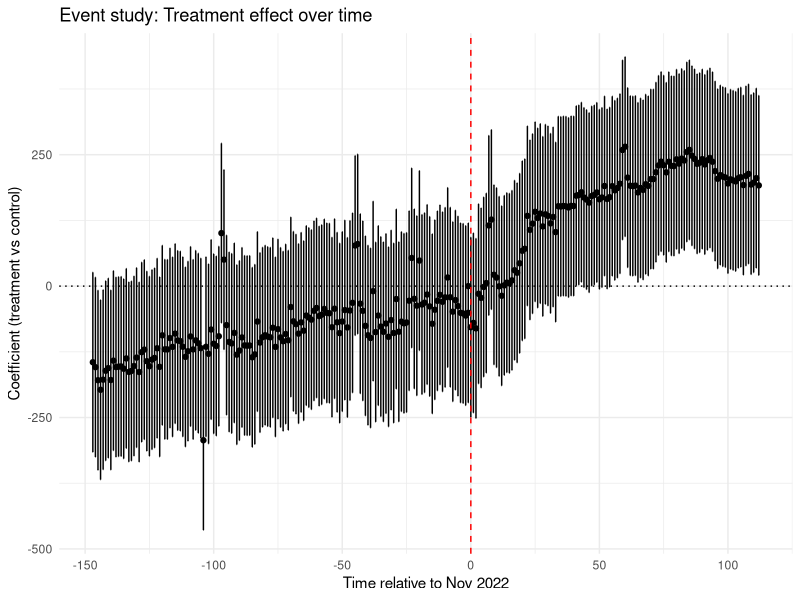
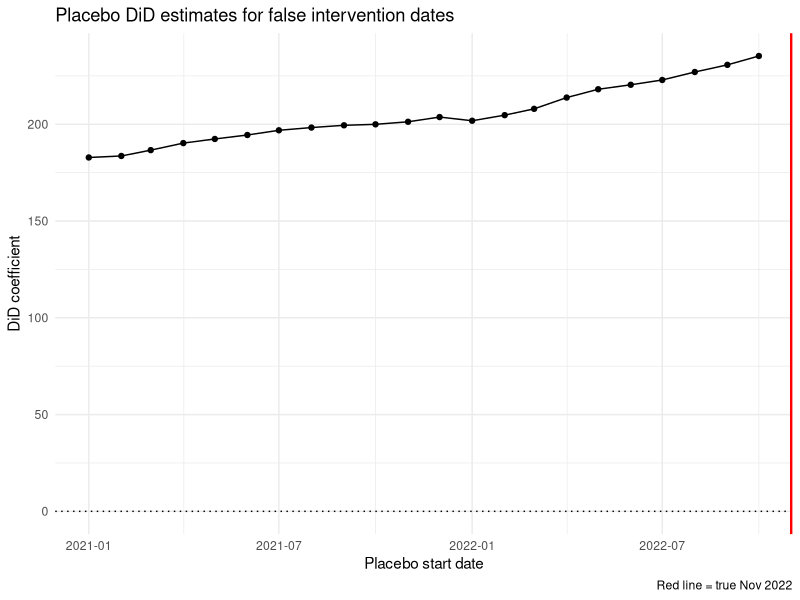
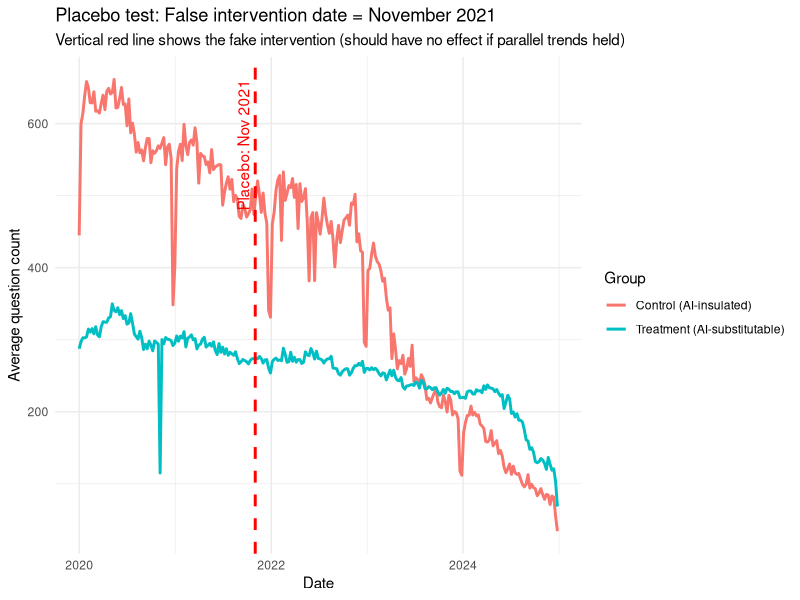
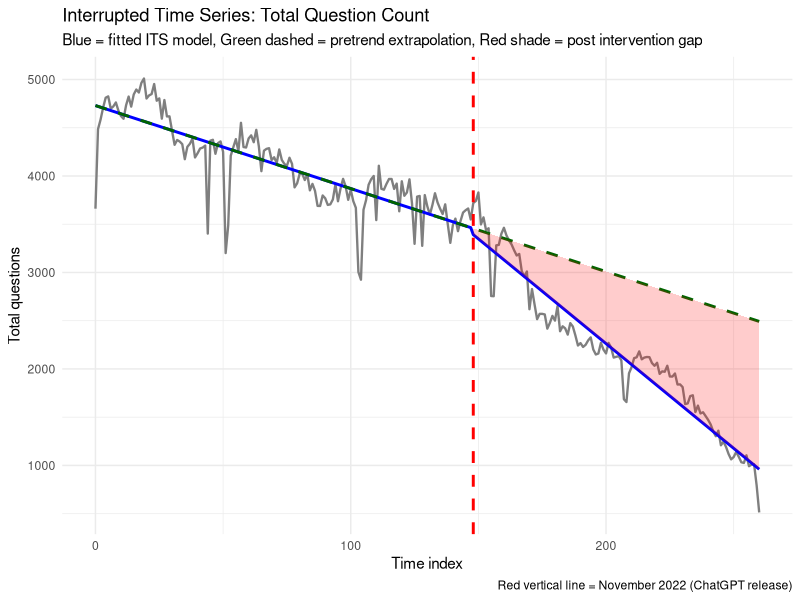

The R source for these figures, in order:
# ================================================================
# VALIDATING DiD FOR CHATGPT EFFECT – CORRECTED (base R + ggplot2 only)
# ================================================================

library(ggplot2)

# ---------- 1. Load and prepare data ----------
df <- read.csv("so_panel.csv", stringsAsFactors = FALSE)
df$date <- as.Date(df$date)

# True intervention: November 2022
true_start <- as.Date("2022-11-01")
df$post_true <- ifelse(df$date >= true_start, 1, 0)
df$did_true <- df$is_treatment * df$post_true

# ---------- 2. Standard DiD ----------
did_model <- lm(question_count ~ did_true + factor(tag) + factor(time_index), data = df)
cat("\n========== STANDARD DiD (question_count) ==========\n")
print(summary(did_model)$coefficients["did_true", ])

# ---------- 3. EVENT STUDY (parallel trends visual) ----------
df$time_rel <- df$time_index - min(df$time_index[df$post_true == 1])
df$rel_time_f <- factor(df$time_rel)

# Model with leads/lags (excluding -1 as reference)
event_model <- lm(question_count ~ is_treatment * rel_time_f + factor(tag) + factor(time_index),
                  data = df)

coef_event <- summary(event_model)$coefficients
interact_rows <- grep("is_treatment:rel_time_f", rownames(coef_event))
event_res <- data.frame(
  time = as.numeric(gsub("is_treatment:rel_time_f", "", rownames(coef_event)[interact_rows])),
  est = coef_event[interact_rows, "Estimate"],
  se = coef_event[interact_rows, "Std. Error"]
)
event_res$lower <- event_res$est - 1.96 * event_res$se
event_res$upper <- event_res$est + 1.96 * event_res$se
event_res <- rbind(event_res, data.frame(time = -1, est = 0, se = 0, lower = 0, upper = 0))
event_res <- event_res[order(event_res$time), ]

# Plot event study
p_event <- ggplot(event_res, aes(x = time, y = est)) +
  geom_point() + geom_errorbar(aes(ymin = lower, ymax = upper), width = 0.2) +
  geom_vline(xintercept = 0, linetype = "dashed", color = "red") +
  geom_hline(yintercept = 0, linetype = "dotted") +
  labs(title = "Event study: Treatment effect over time",
       x = "Time relative to Nov 2022", y = "Coefficient (treatment vs control)") +
  theme_minimal()
print(p_event)

# ---------- 4. FORMAL PRE‑TREND TEST (using only pre‑intervention data) ----------
# Keep only dates before true intervention (Nov 2022)
df_pre <- df[df$date < true_start, ]

# Choose a fake intervention date *within* the pre‑period, e.g., November 2021
fake_start <- as.Date("2021-11-01")
df_pre$post_fake <- ifelse(df_pre$date >= fake_start, 1, 0)
df_pre$did_fake <- df_pre$is_treatment * df_pre$post_fake

# Run DiD on pre‑period data only
pre_test <- lm(question_count ~ did_fake + factor(tag) + factor(time_index), data = df_pre)

cat("\n========== FORMAL PRE‑TREND TEST (fake intervention Nov 2021, pre‑period only) ==========\n")
print(summary(pre_test)$coefficients["did_fake", ])

if (summary(pre_test)$coefficients["did_fake", "Pr(>|t|)"] < 0.05) {
  cat("❌ REJECT parallel trends: Significant effect of fake intervention in pre‑period.\n")
} else {
  cat("✓ Cannot reject parallel trends (pre‑period placebo non‑significant).\n")
}

# ---------- 5. MULTIPLE PLACEBO TESTS (full data, false intervention dates) ----------
placebo_dates <- seq(as.Date("2021-01-01"), as.Date("2022-10-01"), by = "month")
placebo_results <- data.frame(date = placebo_dates, estimate = NA, pval = NA)

for (i in seq_along(placebo_dates)) {
  df_temp <- df
  df_temp$post_placebo <- ifelse(df_temp$date >= placebo_dates[i], 1, 0)
  df_temp$did_placebo <- df_temp$is_treatment * df_temp$post_placebo
  m_placebo <- lm(question_count ~ did_placebo + factor(tag) + factor(time_index), data = df_temp)
  coef_pl <- summary(m_placebo)$coefficients["did_placebo", ]
  placebo_results$estimate[i] <- coef_pl["Estimate"]
  placebo_results$pval[i] <- coef_pl["Pr(>|t|)"]
}

p_placebo <- ggplot(placebo_results, aes(x = date, y = estimate)) +
  geom_point() + geom_line() +
  geom_hline(yintercept = 0, linetype = "dotted") +
  geom_vline(xintercept = true_start, color = "red", linewidth = 1) +
  labs(title = "Placebo DiD estimates for false intervention dates",
       x = "Placebo start date", y = "DiD coefficient", caption = "Red line = true Nov 2022") +
  theme_minimal()
print(p_placebo)

# ---------- 6. DiD WITH GROUP‑SPECIFIC LINEAR TRENDS (robustness) ----------
df$time_linear <- df$time_index
did_trend <- lm(question_count ~ did_true + is_treatment * time_linear + factor(tag) + factor(time_index),
                data = df)
cat("\n========== DiD with group‑specific linear trends ==========\n")
print(summary(did_trend)$coefficients["did_true", ])

# ---------- 7. SENSITIVITY: Different outcomes ----------
outcomes <- c("question_count", "answered_rate", "accepted_answer_rate", "avg_score")
sensitivity <- data.frame(outcome = outcomes, did_estimate = NA, did_pval = NA)

for (out in outcomes) {
  form <- as.formula(paste0(out, " ~ did_true + factor(tag) + factor(time_index)"))
  m_sens <- lm(form, data = df)
  coef_sens <- summary(m_sens)$coefficients["did_true", ]
  sensitivity$did_estimate[sensitivity$outcome == out] <- coef_sens["Estimate"]
  sensitivity$did_pval[sensitivity$outcome == out] <- coef_sens["Pr(>|t|)"]
}
cat("\n========== DiD estimates for different outcomes ==========\n")
print(sensitivity)

# ---------- 8. FINAL VERDICT ----------
cat("\n========== VALIDATION SUMMARY ==========\n")

# Check pre‑period placebo test
pre_pval <- summary(pre_test)$coefficients["did_fake", "Pr(>|t|)"]
if (pre_pval < 0.05) {
  cat("❌ PARALLEL TRENDS REJECTED (pre‑period placebo test p =", pre_pval, ").\n")
} else {
  cat("✓ Parallel trends NOT rejected by pre‑period placebo test (p =", pre_pval, ").\n")
}

# Check multiple placebo dates (any significant before true intervention)
sig_placebo <- any(placebo_results$date < true_start & placebo_results$pval < 0.05)
if (sig_placebo) {
  cat("❌ PLACEBO TESTS FAILED: At least one false intervention before Nov 2022 is significant.\n")
} else {
  cat("✓ Placebo tests passed (no significant false interventions).\n")
}

cat("\nFinal recommendation:\n")
if (pre_pval < 0.05 | sig_placebo) {
  cat("⚠️ The parallel trends assumption is violated. The standard DiD coefficient cannot be interpreted as causal.\n")
  cat("   Consider using DiD with group‑specific trends, synthetic control, or other methods.\n")
  cat("   The DiD with group‑specific trends (model 6) provides a robustness check but still assumes linearity.\n")
} else {
  cat("✅ Parallel trends assumption holds. The standard DiD coefficient can be interpreted as the causal effect of ChatGPT on the outcome.\n")
}





library(ggplot2)

# ---------- Prepare data ----------
# Ensure date is Date type
df$date <- as.Date(df$date)

# Define placebo intervention: November 2021
placebo_start <- as.Date("2021-11-01")
df$post_placebo <- ifelse(df$date >= placebo_start, 1, 0)
df$did_placebo <- df$is_treatment * df$post_placebo

# ---------- Run placebo DiD regression ----------
placebo_model <- lm(question_count ~ did_placebo + factor(tag) + factor(time_index), data = df)

cat("\n========== PLACEBO TEST (November 2021 as false intervention) ==========\n")
print(summary(placebo_model)$coefficients["did_placebo", ])

# ---------- Graph: average question_count over time ----------
# Aggregate data by date and treatment group
agg_data <- aggregate(question_count ~ date + is_treatment, data = df, FUN = mean)
agg_data$group <- ifelse(agg_data$is_treatment == 1, "Treatment (AI-substitutable)", "Control (AI-insulated)")

# Plot with vertical line at placebo date (Nov 2021)
p <- ggplot(agg_data, aes(x = date, y = question_count, color = group)) +
  geom_line(linewidth = 1) +
  geom_vline(xintercept = placebo_start, linetype = "dashed", color = "red", linewidth = 1) +
  labs(title = "Placebo test: False intervention date = November 2021",
       subtitle = "Vertical red line shows the fake intervention (should have no effect if parallel trends held)",
       x = "Date", y = "Average question count",
       color = "Group") +
  theme_minimal() +
  annotate("text", x = placebo_start, y = max(agg_data$question_count), 
           label = "Placebo: Nov 2021", angle = 90, vjust = -0.5, hjust = 1, color = "red")

print(p)




library(ggplot2)

# ---------- Data preparation ----------
df <- read.csv("so_panel.csv", stringsAsFactors = FALSE)
df$date <- as.Date(df$date)
df$time_index <- as.numeric(df$time_index)
intervention_date <- as.Date("2022-11-01")
df$post <- ifelse(df$date >= intervention_date, 1, 0)
df$t <- df$time_index - min(df$time_index)
df$post_t <- df$post * df$t

# Aggregate total question count per time_index
agg_its <- aggregate(question_count ~ time_index + t + post + post_t, data = df, FUN = sum)

# ---------- ITS model (full) ----------
its_model <- lm(question_count ~ t + post + post_t, data = agg_its)
agg_its$predicted <- predict(its_model)




# ---------- Counterfactual: fit pre-intervention only ----------
pre_data <- agg_its[agg_its$post == 0, ]
pre_model <- lm(question_count ~ t, data = pre_data)

# Predict counterfactual for all time points (extrapolating pre-trend)
agg_its$counterfactual <- predict(pre_model, newdata = agg_its)

# ---------- Plot with gap shaded ----------
ggplot(agg_its, aes(x = time_index)) +
  # Actual data points (optional)
  geom_line(aes(y = question_count), color = "gray50", linewidth = 0.8) +
  # Fitted ITS line
  geom_line(aes(y = predicted), color = "blue", linewidth = 1) +
  # Counterfactual (pre-trend extrapolation)
  geom_line(aes(y = counterfactual), color = "darkgreen", linetype = "dashed", linewidth = 1) +
  # Shade the gap between counterfactual and actual (or fitted)
  geom_ribbon(aes(ymin = predicted, ymax = counterfactual), 
              fill = "red", alpha = 0.2, data = agg_its[agg_its$post == 1, ]) +
  # Vertical line at intervention
  geom_vline(xintercept = min(agg_its$time_index[agg_its$post == 1]), 
             linetype = "dashed", color = "red", linewidth = 1) +
  labs(title = "Interrupted Time Series: Total Question Count",
       subtitle = "Blue = fitted ITS model, Green dashed = pretrend extrapolation, Red shade = post intervention gap",
       x = "Time index", y = "Total questions",
       caption = "Red vertical line = November 2022 (ChatGPT release)") +
  theme_minimal()


# ---------- Compute the initial gap at intervention ----------
# Find the first time_index where post == 1
T0_index <- min(agg_its$time_index[agg_its$post == 1])

# Get the actual question count and counterfactual at that time
actual_at_T0 <- agg_its$question_count[agg_its$time_index == T0_index]
counterfactual_at_T0 <- agg_its$counterfactual[agg_its$time_index == T0_index]

# Gap = counterfactual - actual  (positive means actual is lower)
initial_gap <- counterfactual_at_T0 - actual_at_T0

# Also get the predicted value from the full ITS model at T0
predicted_at_T0 <- agg_its$predicted[agg_its$time_index == T0_index]

# Output results
cat("\n========== Initial Gap at Intervention (Nov 2022) ==========\n")
cat("Time index at intervention:", T0_index, "\n")
cat("Actual total questions at intervention:", actual_at_T0, "\n")
cat("Counterfactual (pre‑trend extrapolation):", counterfactual_at_T0, "\n")
cat("Predicted from full ITS model:", predicted_at_T0, "\n")
cat("Initial gap (counterfactual - actual):", initial_gap, "\n")
cat("Percentage gap relative to counterfactual:", round(100 * initial_gap / counterfactual_at_T0, 2), "%\n")
